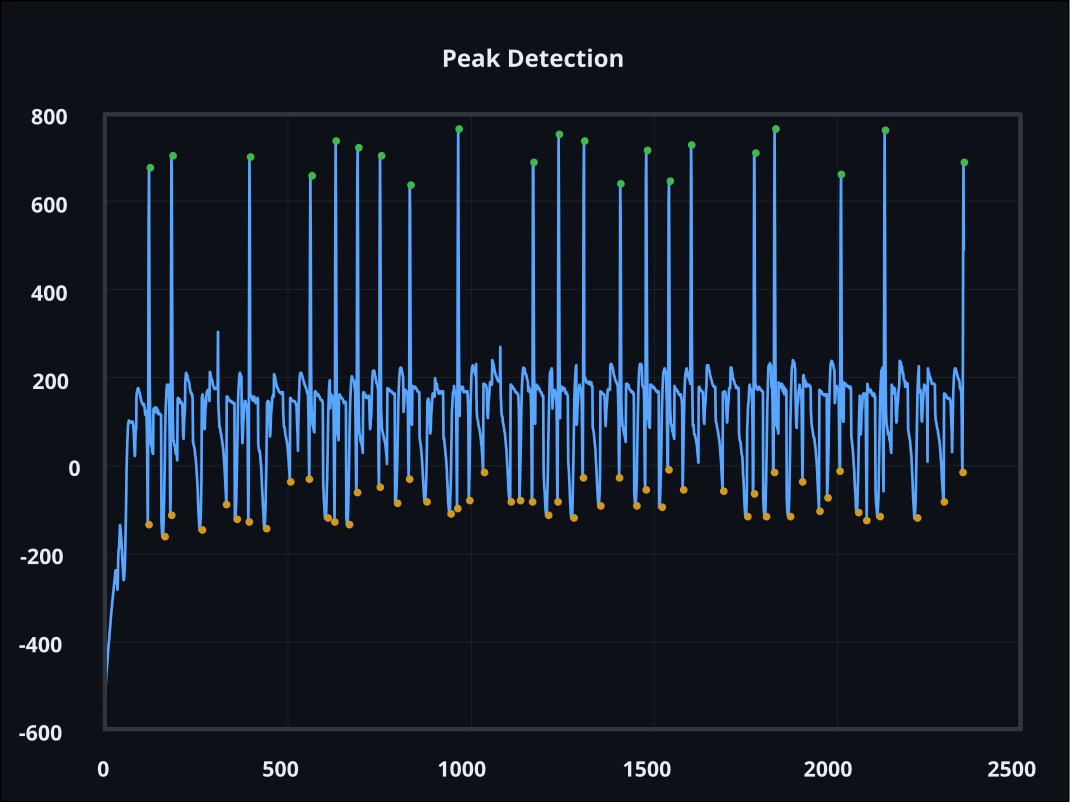

Source code (gnuplot):
load "theme.gp"


set title "Peak Detection" tc rgb "#e6edf3" font "Segoe UI:Bold,18";

# set xlabel "x" tc rgb "#e6edf3" font "Segoe UI:Bold,16";
# set ylabel "y" tc rgb "#e6edf3" font "Segoe UI:Bold,16";

set samples 2000
set xrange [0:1]
set yrange [-0.1:1.1]


# BUILDING TEST FUNCTIONS FOR PEAK DETECTION:
#############################################

# HELPERS:

_modulo_1(x) = x - floor(x)
_modulo_2(x) = floor(x) % 2


# FUNCTIONS:

triangle(x) = (_modulo_2(2 * x) == 0) ? 2 * _modulo_1(x) : 2 * (1.0 - _modulo_1(x))


stair(x) = (_modulo_2(2 * (x + 0.05)) == 0) \
	 ? (floor(abs(_modulo_1(x + 0.05) * 10)) / 5.0) \
	 : (-floor(abs(_modulo_1(x + 0.05) * 10)) / 5.0 + 2)


noise(x) = (rand(0) - 1)/ 10.0


# COMPOSITIONS:

triangle_with_noise(x) = triangle(x) + noise(x)

stair_with_noise(x) = stair(x) + noise(x)

variable_max(x) = (int(x) % 2 == 0) ? triangle(x) : 0.5 * stair(x)


# HRV DATA:

unset xrange
unset yrange

HRV_DATA = "inverted_hrv_sample.csv"
set table $DATA
plot HRV_DATA using 1 with table
unset table

N = |$DATA|




# PEAK DETECTION:

inf_pos = +1e9
inf_neg = -1e9

min_x = 0
max_x = 0

min_y = inf_pos
max_y = inf_neg

min_thrsh = 0
max_thrsh = 500

# reset_max = 0.8
# reset_min = 0.8

resolution = 100.0
cycles = 4
#N = int(cycles * resolution)

is_min = 0
is_max = 0

last_y = 0
last_max_x = -1
last_min_x = -1

array maxima[N]
array minima[N]
array extrema[N]

do for [i=1:N] {
    
    # time
    x = i
    # / resolution
    # signal
    y = $DATA[i] * (-1)  # invertiertes Signal

    # filter max
    if (y < max_thrsh && last_y >= max_thrsh && x > last_max_x + 20) {
	# detects max the moment after the peak
	maxima[i] = max_y
	extrema[i] = max_y
	print "Max: (", max_x, " / ", max_y, ")"
	max_y = inf_neg
	last_max_x = max_x
    }

    # filter min
    if (y > min_thrsh && last_y <= min_thrsh && x > last_min_x + 20) {
	if (min_x > 110) {
	    minima[i] = min_y
	    extrema[i] = min_y
	    print "Min: (", min_x, " / ", min_y, ")"
	}
	min_y = inf_pos
	last_min_x = min_x
    }

    # detect max
    if (y >= last_y && y >= max_y){
	max_x = x
	max_y = y
    }
    
    # detect min
    if (y <= last_y && y <= min_y) {
	min_x = x
	min_y = y
    }

    last_y = y

}




plot HRV_DATA using 0:(-$1) with lines ls 1 notitle, \
     maxima ls 2 notitle, \
     minima ls 3 notitle
